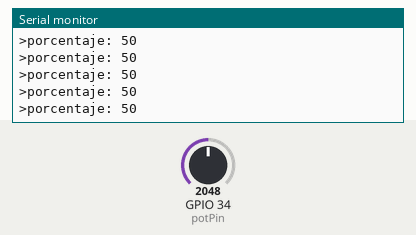
This program was run on a simulated ESP32. Parts: the last lines printed to the serial monitor. The test bench sets the inputs (shaded band); at power-on: GPIO 34 (potPin) = 2048 (analog values on the 0–4095 scale).

Above: at 2.2 s.
2.3 s: GPIO 34 (potPin) set to 2866
At 2.31 s:
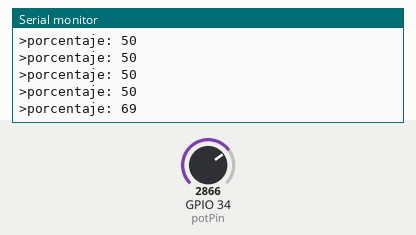
3.8 s: GPIO 34 (potPin) set to 3603
At 3.81 s:
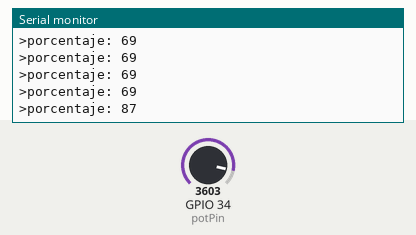
Timing chart, 0 to 6.8 s (numbered marks = the images above; inputs shaded):
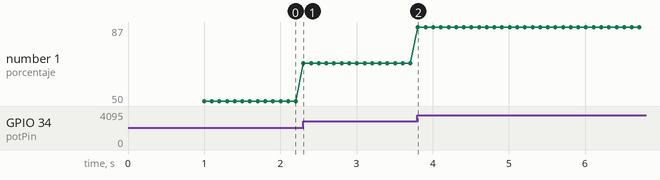

The program:

main.cpp
```cpp
#include <Arduino.h>

const int potPin = 34; // GPIO 34 es entrada analógica (ADC1)
int potValor = 0;

void setup() {
  Serial.begin(115200);
  analogReadResolution(12); // Resolución de 12 bits (0 - 4095)
  delay(1000);
}

void loop() {
  potValor = analogRead(potPin);

  int porcentaje = map(potValor, 0, 4095, 0, 100);


  Serial.print(">porcentaje: ");
  Serial.println(porcentaje);


  delay(100);
}
```

Measured:
- after the input at 2.3 s, the serial monitor: prints a new line at once (image 1)
- after the input at 3.8 s, the serial monitor: prints a new line at once (image 2)
- plotted number 1: 50 → 69 after the input at 2.3 s, 69 → 87 after the input at 3.8 s
